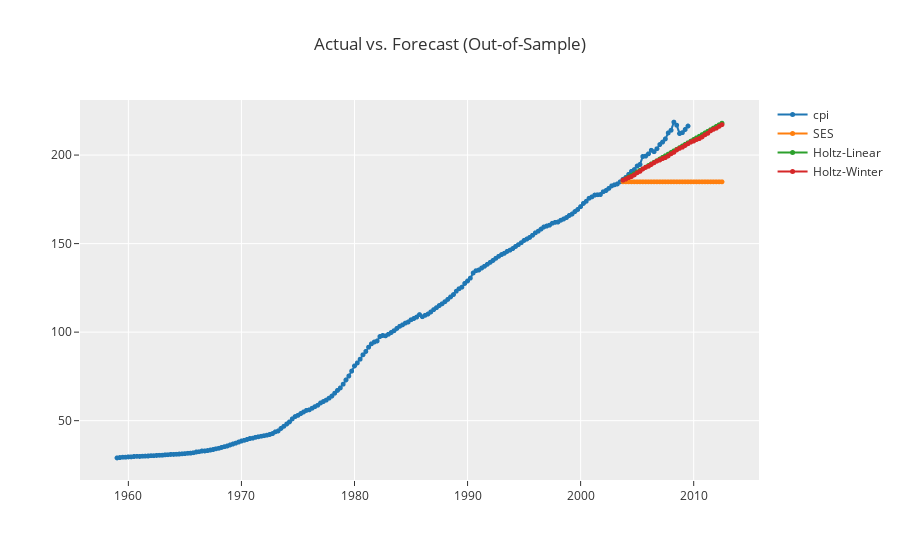

The notebook cell saved with this chart:
### Markdown cell above
### #10.

### Code cell
exp.plot_model([ses, ht, hw], plot='forecast', data_kwargs={'labels':["SES", "Holtz-Linear", "Holtz-Winter"], 'fh':36})

### Figure 1 — Plotly figure (JSON) as saved in the notebook; plotly's stock layout.template omitted (floating-point values rounded to 4 significant figures; data arrays with more than 128 entries replaced by an {"elided": "..."} marker saying what was removed)
{"data": [{"line": {"color": "rgb(31, 119, 180)", "width": 2}, "marker": {"color": "rgb(31, 119, 180)", "size": 5}, "mode": "lines+markers", "name": "cpi", "type": "scattergl", "x": {"elided": "215 str values"}, "xaxis": "x", "y": {"elided": "215 float values"}, "yaxis": "y"}, {"line": {"color": "rgb(255, 127, 14)", "width": 2}, "marker": {"color": "rgb(255, 127, 14)", "size": 5}, "mode": "lines+markers", "name": "SES", "type": "scattergl", "x": {"elided": "215 str values"}, "xaxis": "x", "y": {"elided": "215 float values"}, "yaxis": "y"}, {"line": {"color": "rgb(44, 160, 44)", "width": 2}, "marker": {"color": "rgb(44, 160, 44)", "size": 5}, "mode": "lines+markers", "name": "Holtz-Linear", "type": "scattergl", "x": {"elided": "215 str values"}, "xaxis": "x", "y": {"elided": "215 float values"}, "yaxis": "y"}, {"line": {"color": "rgb(214, 39, 40)", "width": 2}, "marker": {"color": "rgb(214, 39, 40)", "size": 5}, "mode": "lines+markers", "name": "Holtz-Winter", "type": "scattergl", "x": {"elided": "215 str values"}, "xaxis": "x", "y": {"elided": "215 float values"}, "yaxis": "y"}], "layout": {"showlegend": true, "title": {"text": "Actual vs. Forecast (Out-of-Sample)"}, "xaxis": {"anchor": "y", "domain": [0, 1]}, "yaxis": {"anchor": "x", "domain": [0, 1]}}}
